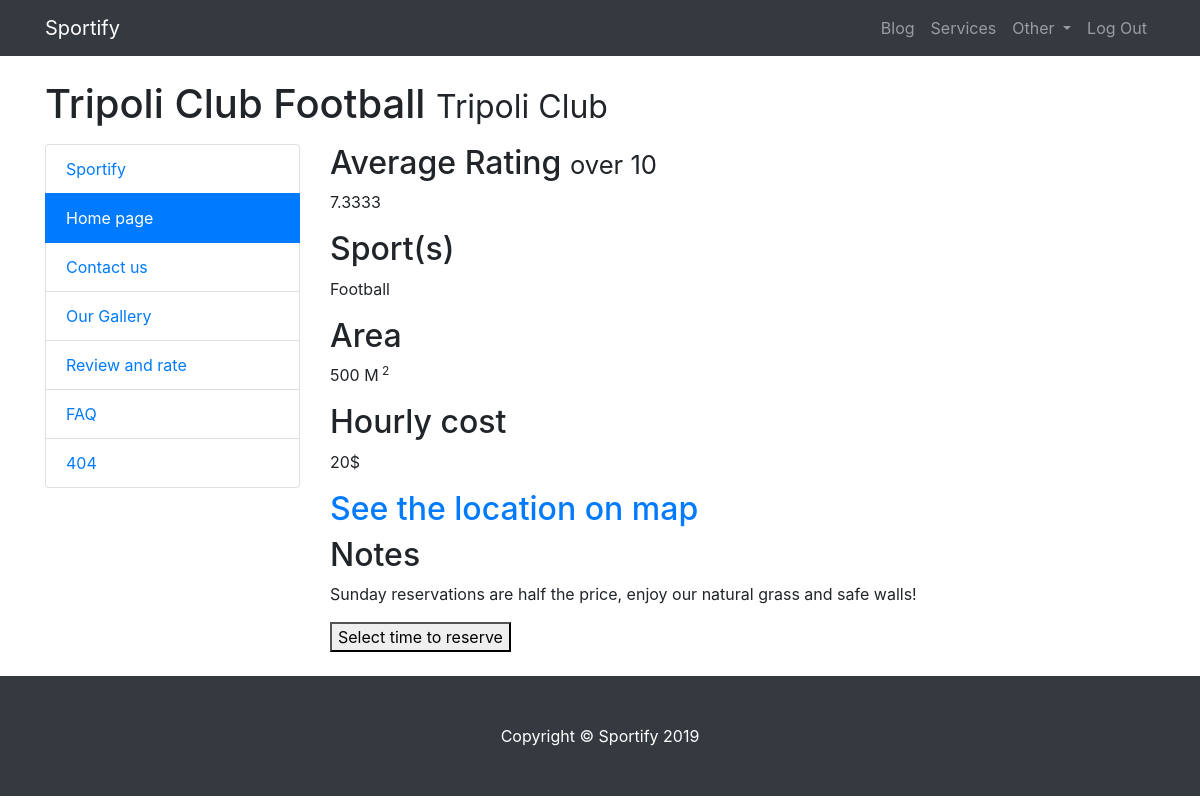
Screenshot of /sidebarpg.php?id=44 with the database file from the repository.
### tables this page shows
CREATE TABLE `activity` (
  `id` int(11) NOT NULL,
  `scid` int(11) NOT NULL,
  `adminid` int(11) NOT NULL,
  `name` varchar(50) NOT NULL,
  `area` int(11) NOT NULL,
  `type` varchar(50) NOT NULL,
  `MonthSub` int(11) NOT NULL,
  `hrcost` int(11) NOT NULL,
  `sport` varchar(50) NOT NULL,
  `notes` text NOT NULL,
  `longitude` float NOT NULL,
  `latitude` float NOT NULL,
  `phone` varchar(15) NOT NULL,
  `opentime` time NOT NULL,
  `closetime` time NOT NULL,
  `email` text NOT NULL,
  `city` varchar(10) NOT NULL
);

CREATE TABLE `sc` (
  `id` int(11) NOT NULL,
  `name` varchar(50) NOT NULL
);

### getall.php (called while the page is built, shortened)
<?php
$id = $_GET['id'];
$con=mysqli_connect("localhost","root","","sportify");
	$sq = "select * from activity where id = $id";
	$r = mysqli_query($con, $sq);
	if(mysqli_num_rows($r)== 1){
		$row = mysqli_fetch_array($r);
		$area = $row['area'];
		$hr = $row['hrcost'];
		$sport = $row['sport'];
		$notes = $row['notes'];
		$avgquery = "SELECT activity.id, revsub.cid, AVG(review.rate) AS average FROM activity INNER join revsub on activity.id = revsub.actid INNER JOIN review on review.id = revsub.rid where activity.id = $id";
		$avgresult = mysqli_query($con, $avgquery);
		$ro = mysqli_fetch_array($avgresult);
		$namequery = "select activity.name, sc.name from activity inner join sc on activity.scid = sc.id where activity.id = $id";
		$namesexec = mysqli_query($con, $namequery);
		$roname = mysqli_fetch_array($namesexec);
		$clubname = $roname[0];
		$activityname = $roname[1];
	}
?>

### sidebarpg.php (the view, shortened to what this page needs)
<!DOCTYPE html>
<?php
	require("getall.php");
?>
<html lang="en">
<head>
  <link href="vendor/bootstrap/css/bootstrap.min.css" rel="stylesheet">
  <link href="css/modern-business.css" rel="stylesheet">
</head>
<body>
  <nav class="navbar fixed-top navbar-expand-lg navbar-dark bg-dark fixed-top">
    <div class="container">
      <a class="navbar-brand" href="index.php">Sportify</a>
      <div class="collapse navbar-collapse" id="navbarResponsive">
        <ul class="navbar-nav ml-auto">
		<li class="nav-item">
            <a class="nav-link" href="blog.php">Blog</a>
          </li>
          <li class="nav-item">
            <a class="nav-link" href="services.html">Services</a>
          </li>
          <li class="nav-item dropdown">
            <a class="nav-link dropdown-toggle" href="#" id="navbarDropdownBlog" data-toggle="dropdown" aria-haspopup="true" aria-expanded="false">
              Other
            </a>
          </li>
		<li class="nav-item">
            <a class="nav-link" href="logout.php">Log Out</a>
          </li>
		</ul>
      </div>
    </div>
  </nav>
  <div class="container">
    <h1 class="mt-4 mb-3"> <?php echo $clubname ?>
      <small> <?php echo $activityname ?> </small>
    </h1>
    <div class="row">
      <div class="col-lg-3 mb-4">
        <div class="list-group">
          <a href="home.php" class="list-group-item">Sportify</a>
          <a href="sidebar.html" class="list-group-item active">Home page</a>
          <a href="contact.php?id=<?php echo $_GET['id'] ?>" class="list-group-item">Contact us</a>
		  <a href="portfolio-1-col.php?id=<?php echo $_GET['id'] ?>" class="list-group-item">Our Gallery</a>
          <a href="reviews.php?id=<?php echo $_GET['id'] ?>" class="list-group-item">Review and rate</a>
          <a href="faq.php?id=<?php echo $id; ?>" class="list-group-item">FAQ</a>
          <a href="404.php?id=<?php echo  $id; ?>" class="list-group-item">404</a>
        </div>
      </div>
      <div class="col-lg-9 mb-4">
        <h2>Average Rating <small> over 10 </small> </h2>
        <p> <?php echo $ro['average'];?> </p>
		<h2>Sport(s)</h2>
        <p> <?php echo $sport; ?> </p>
		<h2>Area</h2>
        <p> <?php echo $area; ?> M<sup> 2 </p>
		<h2>Hourly cost</h2>
        <p> <?php echo $hr; ?>$ </p>
		<h2> <a href="contact.php?id=<?php echo $id;?>"> See the location on map </a></h2>
		<h2>Notes</h2>
        <p> <?php echo $notes; ?> </p>
      <form method="post" action="<?php echo $_SERVER['PHP_SELF']."?id=$id"; ?>">
	  <button name="selec" type="submit">Select time to reserve</button>
	  </form>
	  </div>
    </div>
  </div>
  <footer class="py-5 bg-dark">
    <div class="container">
      <p class="m-0 text-center text-white">Copyright &copy; Sportify 2019</p>
    </div>
  </footer>
</body>
</html>

### css/modern-business.css (style rules this page uses)
body { padding-top: 56px; }
body { background-color: #FFFFFF; }

### rows the page displays
activity: name "Tripoli Club Football", scid.name "Tripoli Club", sport "Football", area "500", hrcost "20", notes "Sunday reservations are half the price, enjoy our natural grass and safe walls!"

### other values shown
$ro['average'] "7.3333"
